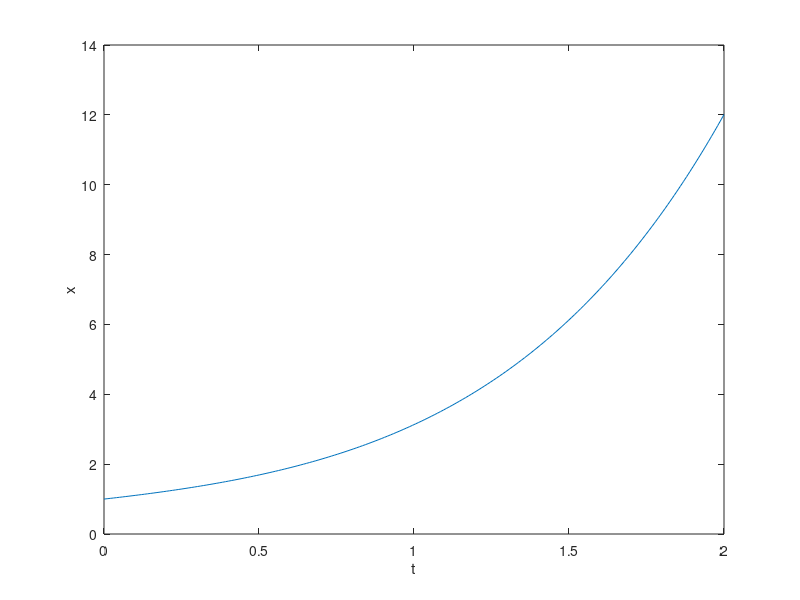

Recreate this plot in MATLAB.
#x' =  t^2 + x, 0<t<=2
#x(0) = 1 
clc;clear;
f = @(t,x) t^2+x;
x_0 = 1.0;

h = 1e-2; 
t_0 = 0;
t_f = 2;
N = 2/h;
t = linspace(t_0,t_f,N);

h = abs(t(2)-t(1));
x = zeros(1,N);
x(1) = x_0;
phi = @(h,t,x) f(t,x);

for n= 1:N-1
  x(n+1) = x(n) + h*phi(h,t(n),x(n));
 end
 
 plot(t,x);
 xlabel('t'), ylabel('x');
 